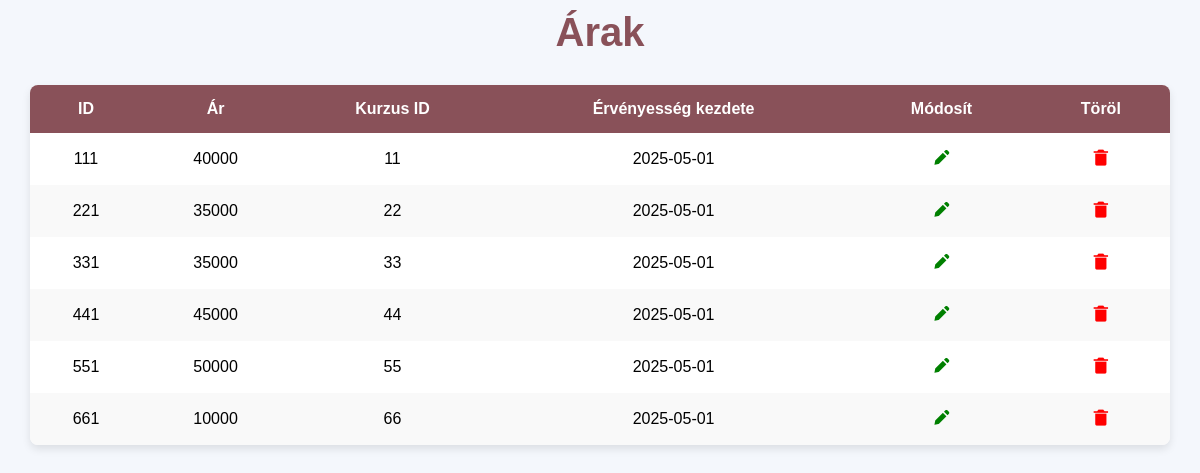
Screenshot of /kezelopult/pricestable.php with the database file from the repository.
### tables this page shows
CREATE TABLE `arak` (
  `a_id` int(11) NOT NULL,
  `a_ar` int(11) NOT NULL,
  `a_c_id` int(11) NOT NULL,
  `a_datumtol` date NOT NULL
);

### kezelopult/pricestable.php (the view, shortened to what this page needs)
<?php
     include("kapcsolat.php");
     $arak = mysqli_query($adb, "SELECT * FROM arak");
?>
<!DOCTYPE html>
<html lang="hu">
<head>
     <link href='https://unpkg.com/boxicons@2.1.4/css/boxicons.min.css' rel='stylesheet'>
</head>
<body>
     <div class="container">
          <div class="header">
               <h1>Árak</h1>
          </div>
          <main class="table">
               <section class="table-body">
                    <table>
                         <thead>
                              <tr>
                                   <th> ID </th>
                                   <th> Ár </th>
                                   <th> Kurzus ID </th>
                                   <th> Érvényesség kezdete </th>
                                   <th> Módosít </th>
                                   <th> Töröl </th>
                              </tr>
                         </thead>
                         <tbody>
                         <?php
                                   if ($arak->num_rows > 0) {
                                        while ($row = $arak->fetch_assoc()) {
                                             echo "<tr>
                                                       <td>".(!empty($row['a_id']) ? $row['a_id'] : '-')."</td>
                                                       <td>".(!empty($row['a_ar']) ? $row['a_ar'] : '-')."</td>
                                                       <td>".(!empty($row['a_c_id']) ? $row['a_c_id'] : '-')."</td>
                                                       <td>".(!empty($row['a_datumtol']) ? $row['a_datumtol'] : '-')."</td>
                                                       <td><i class='bx bxs-pencil' style='color: green;'></i></td>
                                                       <td><i class='bx bxs-trash-alt' style='color: red;'></i></td>
                                                  </tr>";
                                        }
                                   }
                              ?>
                         </tbody>
                    </table>
               </section>
          </main>
     </div>
</body>
</html>

### kezelopult/pricestable.php (style rules this page uses)
body { font-family: 'Arial', sans-serif; background-color: #f4f7fc; margin: 0; padding: 0; }
.container { width: 95%; max-width: 1200px; margin: 0 auto; padding: 10px; flex-direction: column; }
.header { text-align: center; margin-bottom: 30px; }
.header h1 { font-size: 2.5rem; color: #895159; margin: 0; padding: 0; }
.table { background-color: white; box-shadow: 0 4px 8px rgba(0, 0, 0, 0.1); border-radius: 8px; overflow: hidden; }
.table table { width: 100%; border-collapse: collapse; font-size: 1rem; table-layout: auto; }
.table thead { background-color: #895159; color: white; }
.table th, .table td { padding: 15px; text-align: center; word-wrap: break-word; max-width: 150px; }
.table th { font-weight: 600; }
.table tbody tr:nth-child(even) { background-color: #f9f9f9; }
.table i { cursor: pointer; font-size: 1.2rem; }
.table .bxs-pencil { color: #4caf50; }
.table .bxs-trash-alt { color: #f44336; }

### rows the page displays
arak: a_id "111", a_ar "40000", a_c "11", a_datumtol "2025-05-01"
arak: a_id "221", a_ar "35000", a_c "22", a_datumtol "2025-05-01"
arak: a_id "331", a_ar "35000", a_c "33", a_datumtol "2025-05-01"
arak: a_id "441", a_ar "45000", a_c "44", a_datumtol "2025-05-01"
arak: a_id "551", a_ar "50000", a_c "55", a_datumtol "2025-05-01"
arak: a_id "661", a_ar "10000", a_c "66", a_datumtol "2025-05-01"
